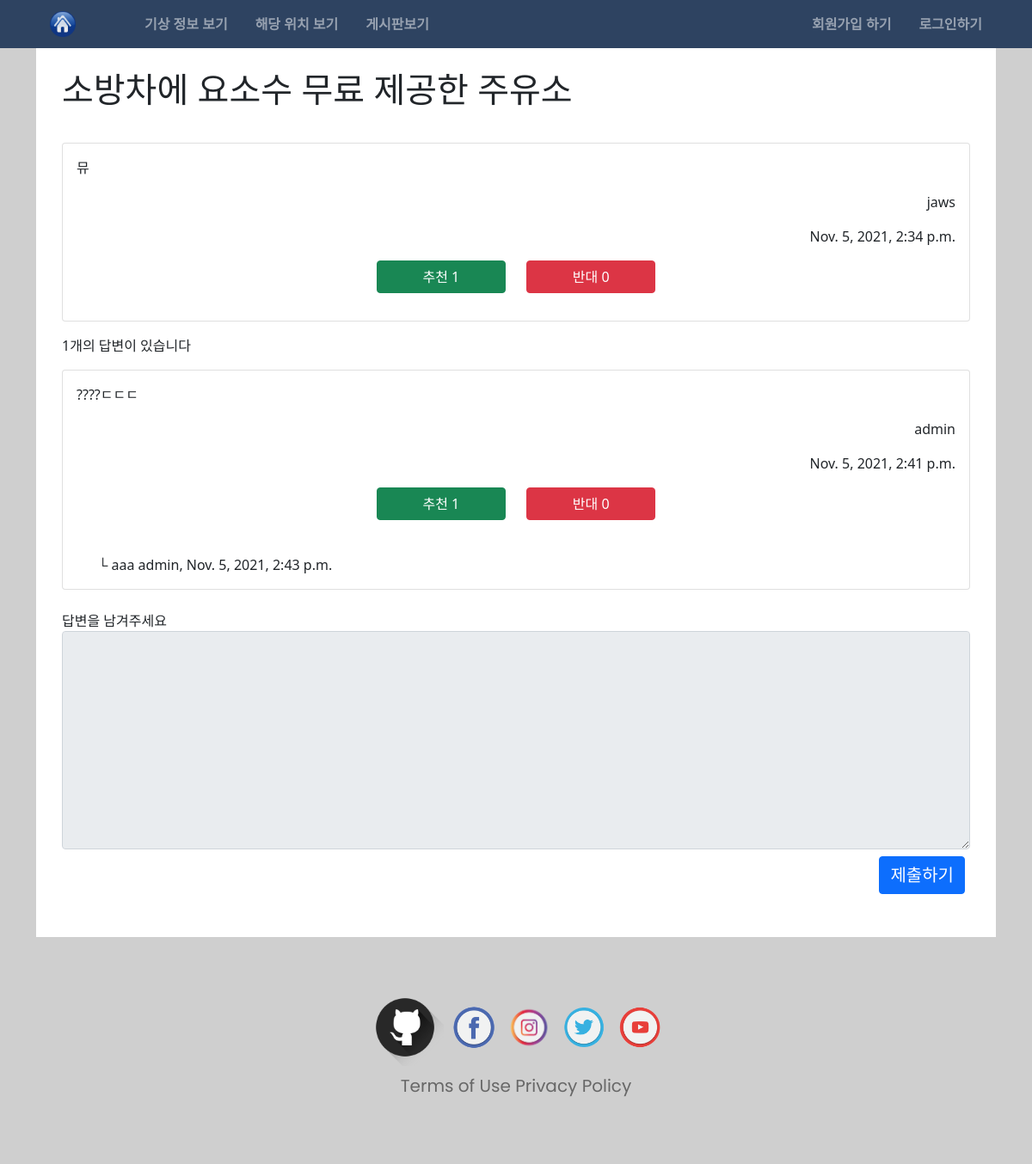
The app's page /board/319/, older data.
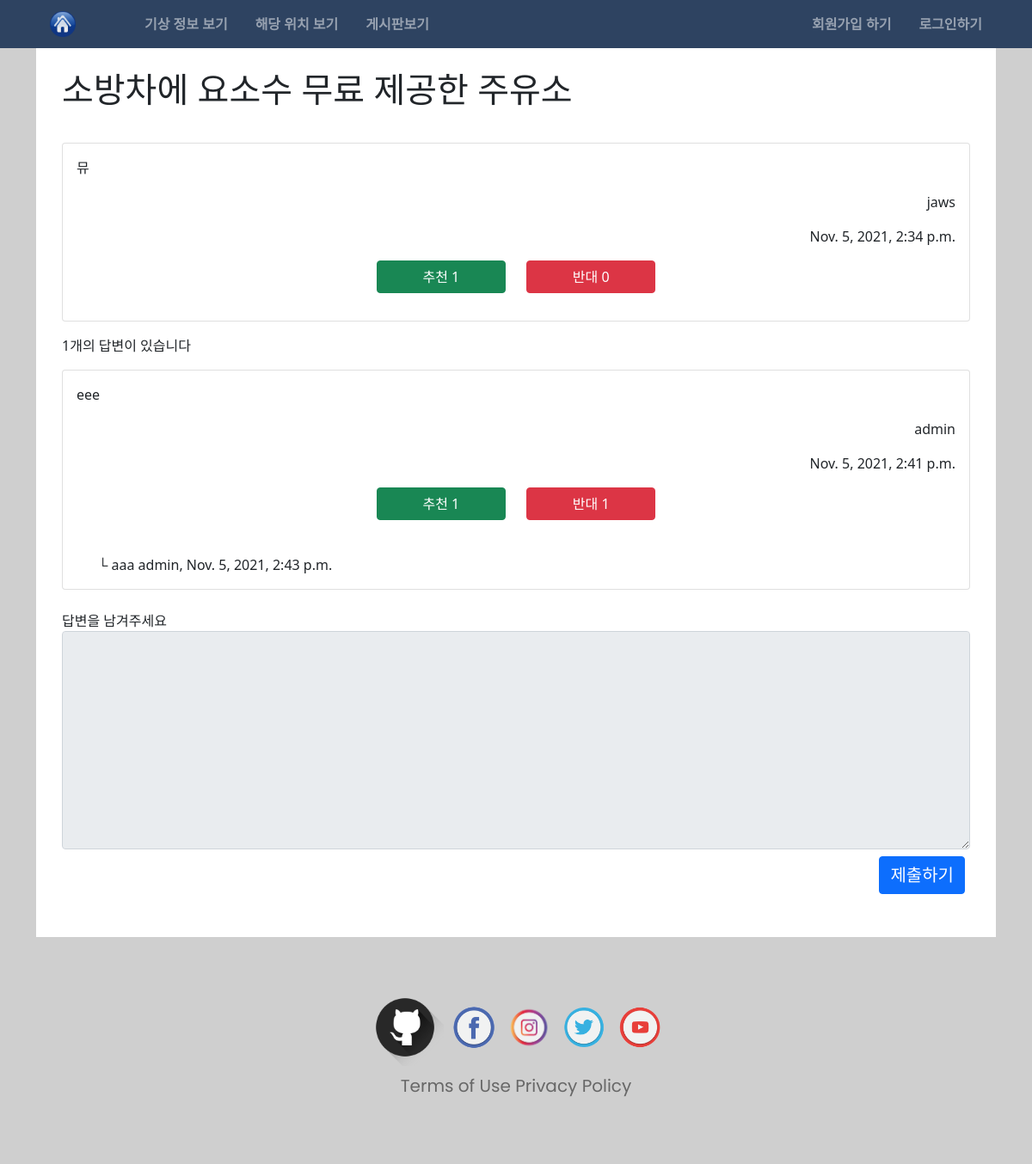
The same page, newer data.
### board/models.py (models this page shows)
class Answer(models.Model):
  question = models.ForeignKey(Question,on_delete=models.CASCADE)
  content = models.TextField()
  create_date = models.DateTimeField()
  author = models.ForeignKey(User,on_delete=models.CASCADE, related_name='answer_question')
  modify_date = models.DateTimeField(null=True, blank=True)
  voter = models.ManyToManyField(User,related_name='voter_answer')
  devoter = models.ManyToManyField(User, related_name='devoter_answer')

### board/views/base_views.py (the view)
# urls.py: path('<int:question_id>/', base_views.detail, name='detail'),
def detail(request,question_id):
  question = get_object_or_404(Question, pk=question_id)
  context = {"question":question}
  return render(request,'board/detail.html',context)

### templates/board/detail.html (shortened to what this page needs)
{% extends 'base.html' %}
{% block content %}
  <div class="container">
    <div class="main-wall">
      <h1 class="detail-subject">{{ question.subject }}</h1>
      <div class="row pb-3">
        <div class="col-12">
          <div class="card">
            <div class="card-body">
              <p class="card-text">{{ question.content }}</p>
              <p class="card-text d-flex flex-row-reverse">{{ question.author }}</p>
              <p class="card-text d-flex flex-row-reverse">{{ question.create_date }}</p>
              <div class="row mb-3">
                <div class="col-12 col-lg-4 col-sm-3"></div>
                <div class="col-6 col-lg-2 col-sm-3 ">
                  <div class="d-grid gap-2">
                    <a href="{% url 'board:vote_question' question.id  %}" class="btn btn-success">추천 {{ question.voter.count }}</a>
                  </div>
                </div>
                <div class="col-6 col-lg-2 col-sm-3 ">
                  <div class="d-grid gap-2">
                    <a href="{% url 'board:devote_question' question.id  %}" class="btn btn-danger">반대 {{ question.devoter.count }}</a>
                  </div>
                </div>
                <div class="col-12 col-lg-4 col-sm-3"></div>
              </div>
            </div>
          </div>
        </div>
      </div>
      <span>{{question.answer_set.count}}개의 답변이 있습니다</span>
      {% for answer in question.answer_set.all %}
        <div class="row mt-3">
          <div class="col-12">
            <div class="card">
              <div class="card-body">
                <p class="card-text">{{answer.content}}</p>
                <p class="card-text d-flex flex-row-reverse">{{ answer.author }}</p>
                <p class="card-text d-flex flex-row-reverse">{{ answer.create_date }}</p>
                <div class="row mb-3">
                  <div class="col-12 col-lg-4 col-sm-3"></div>
                  <div class="col-6 col-lg-2 col-sm-3 ">
                    <div class="d-grid gap-2">
                      <a href="{% url 'board:vote_answer' answer.id  %}" class="btn btn-success">추천 {{ answer.voter.count }}</a>
                    </div>
                  </div>
                  <div class="col-6 col-lg-2 col-sm-3">
                    <div class="d-grid gap-2">
                      <a href="{% url 'board:devote_answer' answer.id  %}" class="btn btn-danger">반대 {{ answer.devoter.count }}</a>
                    </div>
                  </div>
                  <div class="col-12 col-4 col-sm-3"></div>
                </div>
                {% if answer.comment_set.count > 0 %}
                  {% for comment in answer.comment_set.all %}
                    <br>&nbsp;&nbsp;&nbsp;&nbsp;&nbsp;
                    <span class="mt-3">└ {{ comment.content }}</span>
                    <span>
                      {{ comment.author }},
                      {{ comment.create_date }}
                    </span>
                  {% endfor %}
                {% endif %}
              </div>
            </div>
          </div>
        </div>
      {% endfor %}
      <form class="pt-4" action="{% url 'board:answer_create' question.id %}" method="post">
        <label for="content">답변을 남겨주세요</label>
        <textarea {% if not user.is_authenticated %}disabled{% endif %} name="content" class="form-control" id="content" rows="10"></textarea>
        <button style="margin-left: 90%; font-size:20px;" class="btn btn-primary mt-2">제출하기</button>
      </form>
    </div>
  </div>
  <footer>
    {% include 'footer.html' %}
  </footer>
{% endblock %}

Row changes from the older to the newer data that the page shows:
changed Answer "admin": content "????ㄷㄷㄷ" → "eee"; devoter.count "0" → "1"
